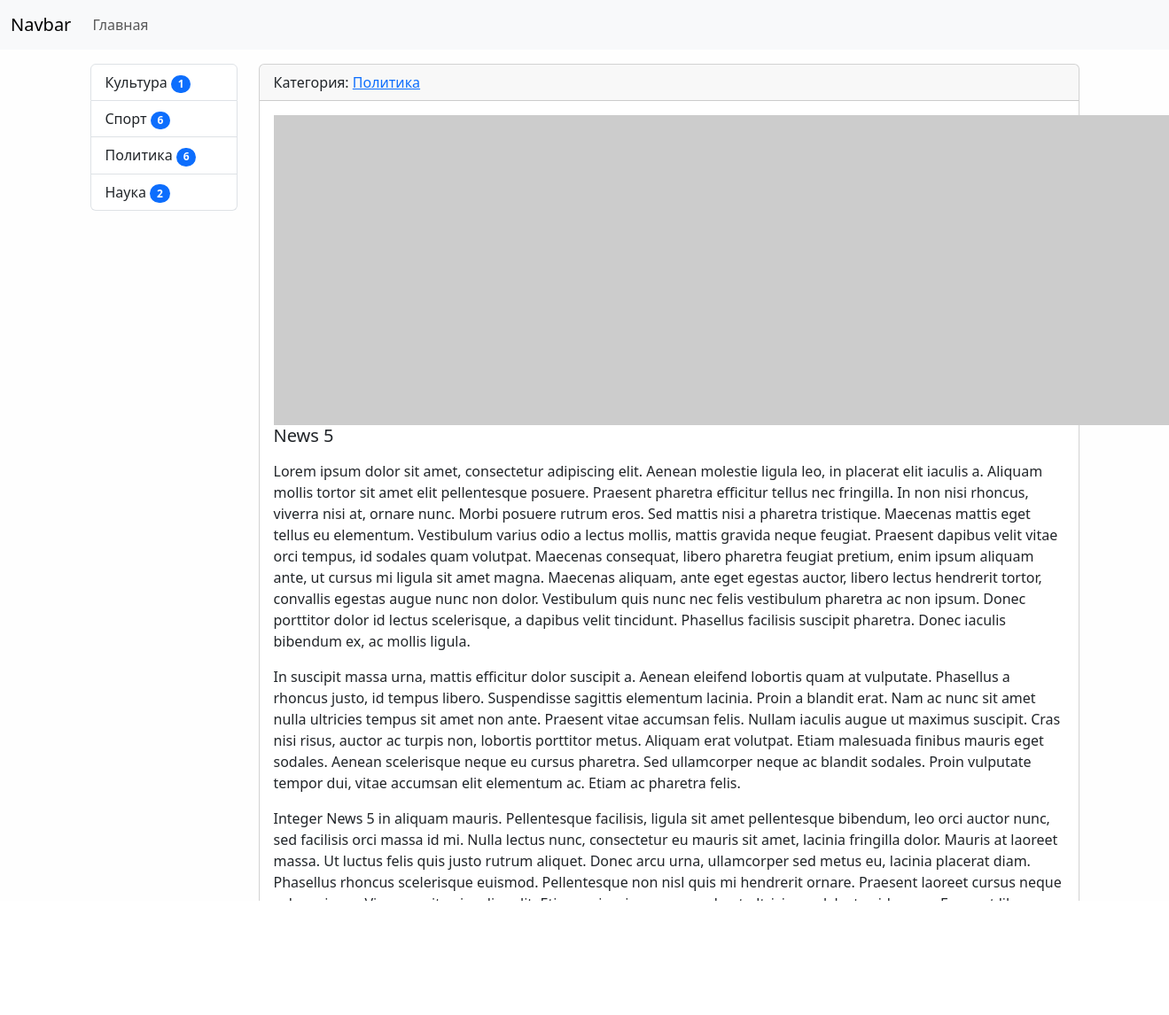
Screenshot of /news/18/ with the database file from the repository.
### news/models.py (models this page shows, shortened)
class Category(models.Model):
    title = models.CharField(max_length=150, verbose_name='Категория', db_index=True, )
    class Meta:
        verbose_name = 'Категория'
        verbose_name_plural = 'Категории'
        ordering = ['title']
    def get_absolute_url(self):
        return reverse('category', kwargs={'category_id': self.pk})

class News(models.Model):
    title = models.CharField(max_length=150, verbose_name='Наименование')
    content = models.TextField(blank=True, verbose_name='Контент')
    created_at = models.DateTimeField(auto_now_add=True, verbose_name='Создана')
    updated_at = models.DateTimeField(auto_now=True, verbose_name='Обновлена')
    photo = models.ImageField(upload_to='photos/%Y/%m/%d', verbose_name='Фото', blank=True)
    is_publishes = models.BooleanField(default=True, verbose_name='Размещена')
    category = models.ForeignKey('Category', on_delete=models.PROTECT, verbose_name='Категория') #  null=True,
    views = models.IntegerField(default=0)
    class Meta:
        verbose_name = 'Новости'
        verbose_name_plural = 'Новости'
        ordering = ['-created_at']

### news/views.py (the view)
# urls.py: path('news/<int:pk>/', ViewNews.as_view(), name='view_news'),
class ViewNews(DetailView):
    model = News
    context_object_name = "news_item"

### news/templatetags/news_tags.py (called while the page is built)
@register.inclusion_tag('news/list_categories.html')
def show_categories(arg1='Hello', arg2='world'):
    categories = Category.objects.annotate(cnt=Count('news')).filter(cnt__gt=0)
    return {'categories': categories, 'arg1': arg1, 'arg2': arg2}

### news/templates/news/news_detail.html (shortened to what this page needs)
{% extends 'base.html' %}
{% block sidebar %}
{% include 'inc/_sidebar.html' %}
{% endblock %}
{% block content %}
<div class="card mb-3">
    <div class="card-header">
        Категория: <a href="{{ news_item.category.get_absolute_url }}"> {{ news_item.category.title}} </a>
    </div>
    <div class="card-body">
        {% if item.photo %}
        <img src="{{ item.photo.url }}" alt="" width="350" class="float-left mr-4">
        {% else %}
        <img src="https://picsum.photos/id/1060/350/225/?blur=2" alt="" class="float-left mr-4">
        {% endif %}
        <h5 class="card-title">{{ news_item.title }}</h5>
        <p class="card-text">{{ news_item.content|linebreaks }}</p>
    </div>
    <div class="card-footer text-muted">
    </div>
</div>
{% endblock %}

### news/templates/news/list_categories.html
<div class="list-group">
    {% for item in categories %}
    <a href="{{ item.get_absolute_url }}" class="list-group-item list-group-item-action">
        {{ item.title }} <span class="badge bg-primary rounded-pill">     {{ item.cnt }}
    </span> </a>
    {% endfor %}
</div>

### yasite/static/css/style.css (style rules this page uses)
body { background-color: #fefefe; }

### rows the page displays
Category: title "Культура", cnt "1"
Category: title "Спорт", cnt "6"
Category: title "Политика", cnt "6"
Category: title "Наука", cnt "2"
News: category "Политика", title "News 5", content "Lorem ipsum dolor sit amet, consectetur adipiscing elit. Aenean molestie ligula leo, in placerat elit iaculis a. Aliquam mollis tortor sit amet elit pellentesque posuere. Praesent pharetra efficitur tellus nec fringilla. In non nisi rhoncus, viverra nisi at, ornare nunc. Morbi posuere rutrum eros. Sed mattis nisi a pharetra tristique. Maecenas mattis eget tellus eu elementum. Vestibulum varius odio a lectus mollis, mattis gravida neque feugiat. Praesent dapibus velit vitae orci tempus, id sodales quam volutpat. Maecenas consequat, libero pharetra feugiat pretium, enim ipsum aliquam ante, ut cursus mi ligula sit amet magna. Maecenas aliquam, ante eget egestas auctor, libero lectus hendrerit…"
